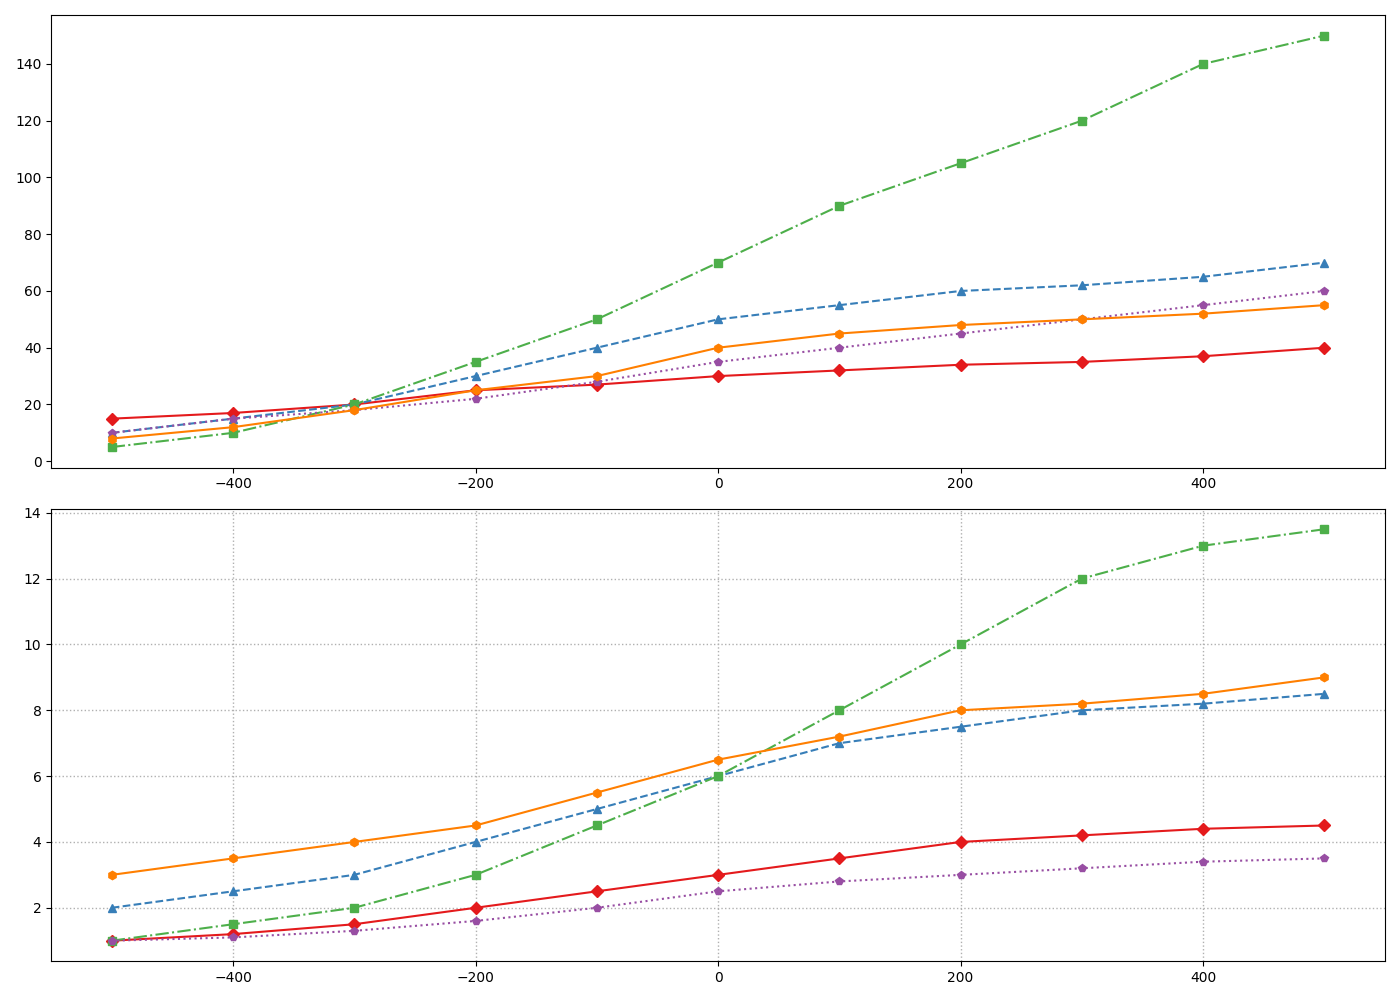

Python code for this plot:
import matplotlib.pyplot as plt
import numpy as np

civilizations = ['Ancient Egypt', 'Chinese Han', 'Roman Empire', 'Ancient Greece', 'Maurya Empire']
years = np.arange(-500, 501, 100)

tech_advancements = {
    'Ancient Egypt': [15, 17, 20, 25, 27, 30, 32, 34, 35, 37, 40],
    'Chinese Han': [10, 15, 20, 30, 40, 50, 55, 60, 62, 65, 70],
    'Roman Empire': [5, 10, 20, 35, 50, 70, 90, 105, 120, 140, 150],
    'Ancient Greece': [10, 15, 18, 22, 28, 35, 40, 45, 50, 55, 60],
    'Maurya Empire': [8, 12, 18, 25, 30, 40, 45, 48, 50, 52, 55]
}

population_growth = {
    'Ancient Egypt': [1, 1.2, 1.5, 2, 2.5, 3, 3.5, 4, 4.2, 4.4, 4.5],
    'Chinese Han': [2, 2.5, 3, 4, 5, 6, 7, 7.5, 8, 8.2, 8.5],
    'Roman Empire': [1, 1.5, 2, 3, 4.5, 6, 8, 10, 12, 13, 13.5],
    'Ancient Greece': [1, 1.1, 1.3, 1.6, 2, 2.5, 2.8, 3, 3.2, 3.4, 3.5],
    'Maurya Empire': [3, 3.5, 4, 4.5, 5.5, 6.5, 7.2, 8, 8.2, 8.5, 9]
}

fig, axs = plt.subplots(2, 1, figsize=(14, 10))

colors = ['#e41a1c', '#377eb8', '#4daf4a', '#984ea3', '#ff7f00']
markers = ['D', '^', 's', 'p', 'h']
line_styles = ['-', '--', '-.', ':', '-']

for i, advancements in enumerate(tech_advancements.values()):
    axs[0].plot(years, advancements, marker=markers[i], linestyle=line_styles[i], color=colors[i])

axs[0].grid(False)

for i, population in enumerate(population_growth.values()):
    axs[1].plot(years, population, marker=markers[i], linestyle=line_styles[i], color=colors[i])

axs[1].grid(True, linestyle=':', linewidth=1)

plt.tight_layout()
plt.show()
